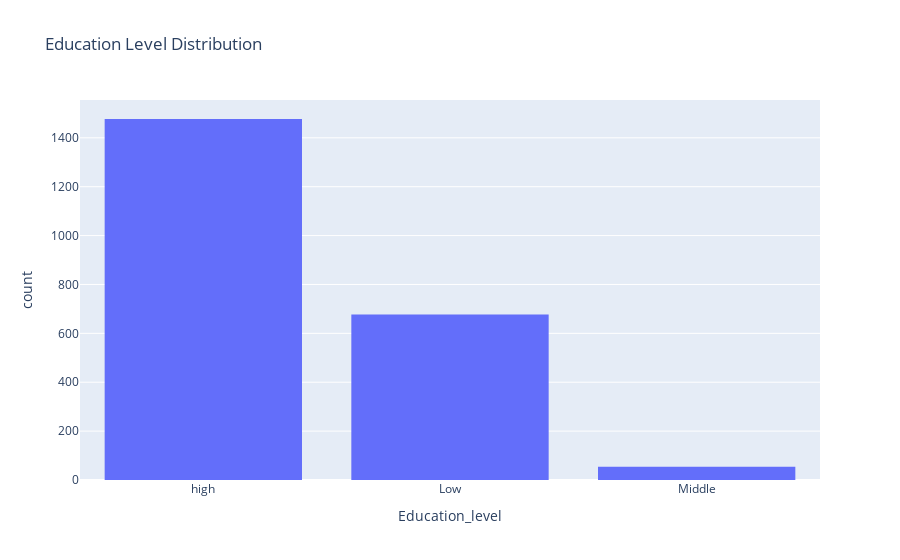

This figure's notebook cell:
### Markdown cell above
## Education Level Distribution
The plot shows the distribution of customers based on their education level, which can be useful in understanding the level of education and potentially the level of income of the customers

### Code cell
# Education Level Distribution
fig3 = px.histogram(df, x='Education_level', nbins=5, title="Education Level Distribution")
fig3.show()

### Figure 1 — Plotly figure (JSON) as saved in the notebook; plotly's stock layout.template omitted (floating-point values rounded to 4 significant figures; data arrays with more than 128 entries replaced by an {"elided": "..."} marker saying what was removed)
{"data": [{"alignmentgroup": "True", "bingroup": "x", "hovertemplate": "Education_level=%{x}<br>count=%{y}<extra></extra>", "legendgroup": "", "marker": {"color": "#636efa", "pattern": {"shape": ""}}, "name": "", "nbinsx": 5, "offsetgroup": "", "orientation": "v", "showlegend": false, "type": "histogram", "x": {"elided": "2208 str values"}, "xaxis": "x", "yaxis": "y"}], "layout": {"barmode": "relative", "legend": {"tracegroupgap": 0}, "title": {"text": "Education Level Distribution"}, "xaxis": {"anchor": "y", "domain": [0, 1], "title": {"text": "Education_level"}}, "yaxis": {"anchor": "x", "domain": [0, 1], "title": {"text": "count"}}}}
